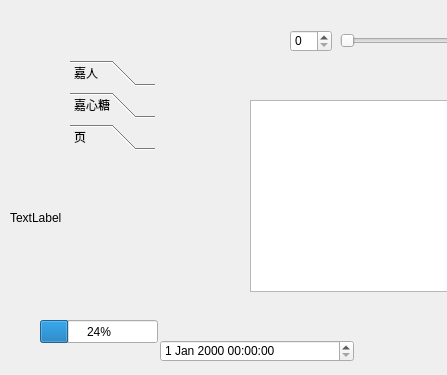
<?xml version="1.0" encoding="UTF-8"?>
<ui version="4.0">
 <class>Widget</class>
 <widget class="QWidget" name="Widget">
  <property name="geometry">
   <rect>
    <x>0</x>
    <y>0</y>
    <width>447</width>
    <height>375</height>
   </rect>
  </property>
  <property name="windowTitle">
   <string>Widget</string>
  </property>
  <widget class="QStackedWidget" name="stackedWidget">
   <property name="geometry">
    <rect>
     <x>40</x>
     <y>40</y>
     <width>201</width>
     <height>281</height>
    </rect>
   </property>
   <property name="currentIndex">
    <number>1</number>
   </property>
   <widget class="QWidget" name="page_6"/>
   <widget class="QWidget" name="page_4">
    <widget class="QToolBox" name="toolBox">
     <property name="geometry">
      <rect>
       <x>30</x>
       <y>20</y>
       <width>85</width>
       <height>143</height>
      </rect>
     </property>
     <property name="currentIndex">
      <number>2</number>
     </property>
     <widget class="QWidget" name="page">
      <property name="geometry">
       <rect>
        <x>0</x>
        <y>0</y>
        <width>85</width>
        <height>56</height>
       </rect>
      </property>
      <attribute name="label">
       <string>嘉人</string>
      </attribute>
     </widget>
     <widget class="QWidget" name="page_2">
      <property name="geometry">
       <rect>
        <x>0</x>
        <y>0</y>
        <width>85</width>
        <height>56</height>
       </rect>
      </property>
      <attribute name="label">
       <string>嘉心糖</string>
      </attribute>
     </widget>
     <widget class="QWidget" name="page_3">
      <property name="geometry">
       <rect>
        <x>0</x>
        <y>0</y>
        <width>85</width>
        <height>56</height>
       </rect>
      </property>
      <attribute name="label">
       <string>页</string>
      </attribute>
     </widget>
    </widget>
   </widget>
   <widget class="QWidget" name="page_5">
    <widget class="QTabWidget" name="tabWidget">
     <property name="geometry">
      <rect>
       <x>-20</x>
       <y>-50</y>
       <width>201</width>
       <height>181</height>
      </rect>
     </property>
     <property name="currentIndex">
      <number>0</number>
     </property>
     <widget class="QWidget" name="tab">
      <attribute name="title">
       <string>百度</string>
      </attribute>
     </widget>
     <widget class="QWidget" name="tab_2">
      <attribute name="title">
       <string>谷歌</string>
      </attribute>
     </widget>
    </widget>
   </widget>
  </widget>
  <widget class="QComboBox" name="comboBox">
   <property name="geometry">
    <rect>
     <x>260</x>
     <y>230</y>
     <width>87</width>
     <height>22</height>
    </rect>
   </property>
  </widget>
  <widget class="QDateTimeEdit" name="dateTimeEdit">
   <property name="geometry">
    <rect>
     <x>160</x>
     <y>340</y>
     <width>194</width>
     <height>22</height>
    </rect>
   </property>
  </widget>
  <widget class="QSlider" name="horizontalSlider">
   <property name="geometry">
    <rect>
     <x>340</x>
     <y>30</y>
     <width>160</width>
     <height>22</height>
    </rect>
   </property>
   <property name="orientation">
    <enum>Qt::Horizontal</enum>
   </property>
  </widget>
  <widget class="QTextBrowser" name="textBrowser">
   <property name="geometry">
    <rect>
     <x>250</x>
     <y>100</y>
     <width>256</width>
     <height>192</height>
    </rect>
   </property>
  </widget>
  <widget class="QLabel" name="label">
   <property name="geometry">
    <rect>
     <x>10</x>
     <y>210</y>
     <width>72</width>
     <height>15</height>
    </rect>
   </property>
   <property name="text">
    <string>TextLabel</string>
   </property>
  </widget>
  <widget class="QSpinBox" name="spinBox">
   <property name="geometry">
    <rect>
     <x>290</x>
     <y>30</y>
     <width>42</width>
     <height>22</height>
    </rect>
   </property>
  </widget>
  <widget class="QProgressBar" name="progressBar">
   <property name="geometry">
    <rect>
     <x>40</x>
     <y>320</y>
     <width>118</width>
     <height>23</height>
    </rect>
   </property>
   <property name="value">
    <number>24</number>
   </property>
  </widget>
 </widget>
 <resources/>
 <connections/>
</ui>
